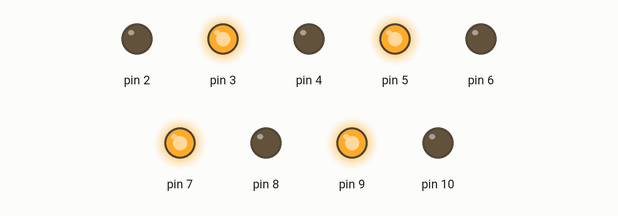
This sketch was run on a simulated Arduino Uno, built with avr-gcc and run on an emulated ATmega328P. Parts: output pins drawn as LEDs (lit = HIGH).

Above: at 0.1 s.
Timing chart, 0 to 1.6 s (numbered marks = the images above):
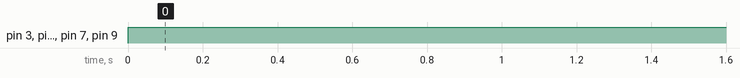

Measured:
- by itself, pin 3, pin 5, pin 7, pin 9: LOW → HIGH at 0.00 s

The sketch:

Sistema_de_desencriptacio.ino
```cpp
// C++ code

char bit;
char num = 0b01000000;
void setup()
{
  for (short i = 2;i<=10;i++)
  {
  	pinMode(i, OUTPUT);
  }
}

void loop()
{
  	digitalWrite(2, 0);
	digitalWrite(3, 1);
	digitalWrite(4, 0);
	digitalWrite(5, 1);
	digitalWrite(6, 0);
	digitalWrite(7, 1);
	digitalWrite(8, 0);
	digitalWrite(9, 1);
  /*for (short i = 9;i>=2;i--)
  {
  	bit = num & 0b01;
  	digitalWrite(i, bit);
    num >> 1;
  }
  lectura = digitalRead(11);
  digitalWrite(10, lectura);
  num = 0b01000000;*/
}
```
